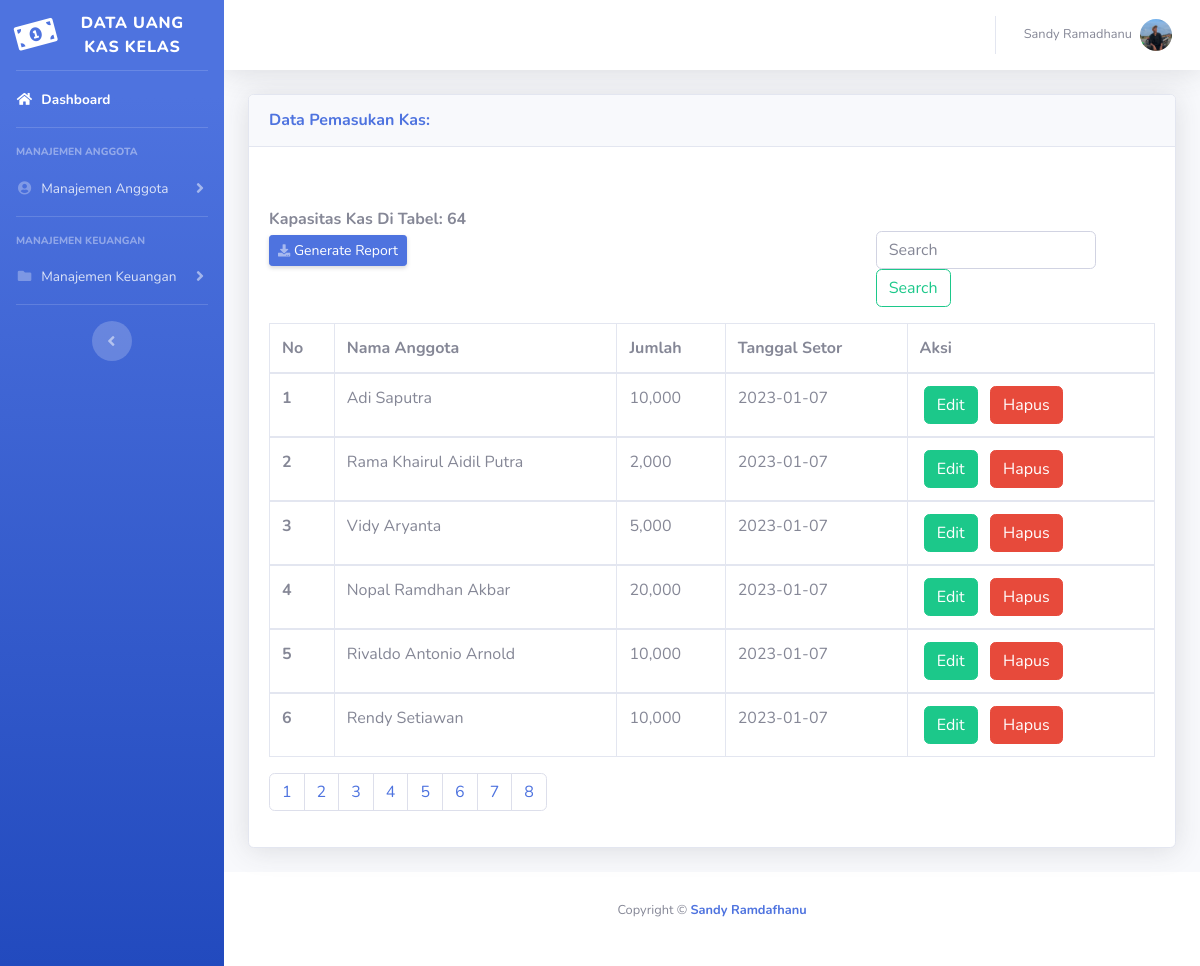
The app's page /daftar_kas.php (signed in) with its own data.
### tables this page shows
CREATE TABLE `kas` (
  `id` int(25) NOT NULL,
  `nama` varchar(120) NOT NULL,
  `jumlah` varchar(200) NOT NULL,
  `tanggal` varchar(200) NOT NULL
);

### daftar_kas.php (the view, shortened to what this page needs)
<?php
include 'config/koneksi.php';
 ?>
<!DOCTYPE html>
<html lang="en">
<head>
  <link href="vendor/fontawesome-free/css/all.min.css" rel="stylesheet" type="text/css">
  <link href="css/sb-admin-2.min.css" rel="stylesheet">
</head>
<body id="page-top">
  <div id="wrapper">
    <ul class="navbar-nav bg-gradient-primary sidebar sidebar-dark accordion" id="accordionSidebar">
      <a class="sidebar-brand d-flex align-items-center justify-content-center" href="index.php">
        <div class="sidebar-brand-icon rotate-n-15">
          <i class="fas fa-money-bill-alt"></i>
        </div>
        <div class="sidebar-brand-text mx-3">Data Uang Kas Kelas</div>
      </a>
      <hr class="sidebar-divider my-0">
      <li class="nav-item active">
        <a class="nav-link" href="index.php">
          <i class="fas fa-fw fa-home"></i>
          <span>Dashboard</span></a>
      </li>
      <hr class="sidebar-divider">
      <div class="sidebar-heading">
        Manajemen Anggota
      </div>
      <li class="nav-item">
        <a class="nav-link collapsed" href="#" data-toggle="collapse" data-target="#collapseTwo" aria-expanded="true" aria-controls="collapseTwo">
          <i class="fas fa-fw fa-user-circle"></i>
          <span>Manajemen Anggota</span>
        </a>
      </li>
      <hr class="sidebar-divider">
      <div class="sidebar-heading">
        Manajemen Keuangan
      </div>
      <li class="nav-item">
        <a class="nav-link collapsed" href="#" data-toggle="collapse" data-target="#collapseUtilities" aria-expanded="true" aria-controls="collapseUtilities">
          <i class="fas fa-fw fa-folder"></i>
          <span>Manajemen Keuangan</span>
        </a>
      </li>
      <hr class="sidebar-divider d-none d-md-block">
      <div class="text-center d-none d-md-inline">
        <button class="rounded-circle border-0" id="sidebarToggle"></button>
      </div>
    </ul>
    <div id="content-wrapper" class="d-flex flex-column">
      <div id="content">
        <nav class="navbar navbar-expand navbar-light bg-white topbar mb-4 static-top shadow">
          <ul class="navbar-nav ml-auto">
            <?php
          $pass = $_SESSION['password'];
          $sss = mysqli_query($conn, "select * from admin where password = '$pass'");
          $rrr = mysqli_fetch_array($sss);
          if($sss){
             ?>
            <li class="nav-item dropdown no-arrow">
              <a class="nav-link dropdown-toggle" href="#" id="userDropdown" role="button" data-toggle="dropdown" aria-haspopup="true" aria-expanded="false">
                <span class="mr-2 d-none d-lg-inline text-gray-600 small"><?php echo $rrr['nama']; ?></span>
                <img class="img-profile rounded-circle" src="img/<?php echo $rrr['foto']; ?>" alt="profile">
              </a>
            </li>
            <?php
}
             ?>
          </ul>
        </nav>
        <div class="container-fluid">
                                  <div class="card shadow mb-4">
                                    <div class="card-header py-3 d-flex flex-row align-items-center justify-content-between">
                       <h6 class="m-0 font-weight-bold text-primary">Data Pemasukan Kas:</h6>
                                    </div>
                                    <div class="card-body">
                                      <?php
                                      $hal= 8;
                                      $page = (isset($_GET['page'])) ? (int)$_GET['page'] : 1;
                                      $start = ($page - 1) * $hal;
                                      $kap = $hal * $hal;
                                       ?>
                                       <div class="row mt-3">
                                       <div class="col-md-8  mt-4">
                               <h7 class="m-0 font-weight-bold">Kapasitas Kas Di Tabel: <?php echo $kap; ?></h7><br>
                               <a href="export_kas.php" class="d-none d-sm-inline-block btn btn-sm btn-primary shadow-sm mt-1"><i class="fas fa-download fa-sm text-white-50"></i> Generate Report</a>
                                       </div>
                                       <div class="col-md-4 mt-5 ">
                                         <form class="form-inline my-2 my-lg-0" action="cari_kas.php" method="get" name='cari'>
                                               <input class="form-control mr-sm-2" type="search" placeholder="Search" aria-label="Search" name='cari'  required>
                                               <button class="btn btn-outline-success my-2 my-sm-0" type="submit">Search</button>
                                             </form>
                                       </div>
                                       </div>
                                       <div class="table-responsive service">
                                       <table class="table table-bordered table-hover  mt-3 text-nowrap css-serial">
                                       <thead>
                                         <tr>
                                           <th scope="col">No</th>
                                           <th scope="col">Nama Anggota</th>
                                           <th scope="col">Jumlah</th>
                                           <th scope="col">Tanggal Setor</th>
                                           <th scope="col">Aksi</th>
                                          </tr>
                                       </thead>
                                       <?php
                                       if(isset($_GET['cari'])){
                                        $cari=mysqli_real_escape_string($conn, $_GET['cari']);
                                        $brg=mysqli_query($conn, "select * from kas where id like '%".$cari."%' or nama like '%".$cari."%'  ");
                                     if(mysqli_num_rows($brg) > 0){
                                             echo "<div class='col-md-10 col-sm-12 col-xs-12 ml-5'>";
                                             echo "<div class='alert alert-primary mt-4 ml-5' role='alert'>";
                                             echo "<p><center>Data Yang Anda Cari  Ditemukan</center></p>";
                                             echo   "</div>";
                                             echo "</div>";
                                     }else{
                                           echo "<div class='col-md-10 col-sm-12 col-xs-12 ml-5'>";
                                           echo "<div class='alert alert-danger mt-4 ml-5' role='alert'>";
                                           echo "<p><center>$cari Yang Anda Cari Tidak Ditemukan</center></p>";
                                           echo   "</div>";
                                           echo "</div>";
                                     }
                                      }else{
                                        $brg=mysqli_query($conn, "select * from kas limit $start, $hal");
                                      }
                                     if(mysqli_num_rows($brg)){
                                          while($row = mysqli_fetch_array($brg)){
                                          ?>
                                       <tbody>
                                         <tr>
                                           <th scope="row"><?php echo $row['id'] ?></th>
                                           <td><?php echo $row['nama'] ?></td>
                                           <td><?php echo number_format($row['jumlah']) ?></td>
                                           <td><?php echo $row['tanggal'] ?></td>
                                           <td>&nbsp;<a href="edit_kas.php?id=<?php echo $row['id']; ?>"><button type="button" class="btn btn-success">Edit</button></a> &nbsp; <a href="hapus_kas.php?id=<?php echo $row['id']; ?>"><button type="button" class="btn btn-danger">Hapus</button></a> &nbsp;</td>
                                         </tr>
                                       </tbody>
                                     <?php }}elseif(mysqli_num_rows($brg) <= 0 AND !$cari){
                                             echo "<div class='col-md-10 col-sm-12 col-xs-12 ml-5'>";
                                             echo "<div class='alert alert-danger mt-4 ml-5' role='alert'>";
                                             echo "<p><center>Data Anda Masih Kosong</center></p>";
                                             echo "</div>";
                                             echo "</div>";
                                     } ?>
                                     </table>
                                     <nav aria-label="Page navigation example">
                                     <ul class="pagination">
                                       <?php
                                       for($x=1;$x<=$hal ;$x++){
                                         ?>
                                         <li class="page-item"><a class="page-link" href="?page=<?php echo $x ?>"><?php echo $x ?></a></li>
                                         <?php
                                       }
                                       ?>
                                     </ul>
                                     </nav>
                                     </div>
                                    </div>
                                  </div>
        </div>
      </div>
      <footer class="sticky-footer bg-white">
        <div class="container my-auto">
          <div class="copyright text-center my-auto">
          <span><p class="mb-1">Copyright &copy; <a href="https://www.instagram.com/sandy_artz/" style="text-decoration: none;"><b>Sandy Ramdafhanu</b></a></p></span><br>
          </div>
        </div>
      </footer>
    </div>
  </div>
</body>
</html>

### records on screen
kas: id "1", nama "Adi Saputra", jumlah "10,000", tanggal "2023-01-07"
kas: id "2", nama "Rama Khairul Aidil Putra", jumlah "2,000", tanggal "2023-01-07"
kas: id "3", nama "Vidy Aryanta", jumlah "5,000", tanggal "2023-01-07"
kas: id "4", nama "Nopal Ramdhan Akbar", jumlah "20,000", tanggal "2023-01-07"
kas: id "5", nama "Rivaldo Antonio Arnold", jumlah "10,000", tanggal "2023-01-07"
kas: id "6", nama "Rendy Setiawan", jumlah "10,000", tanggal "2023-01-07"

### other values on screen
$rrr['nama'] "Sandy Ramadhanu"
$kap "64"
